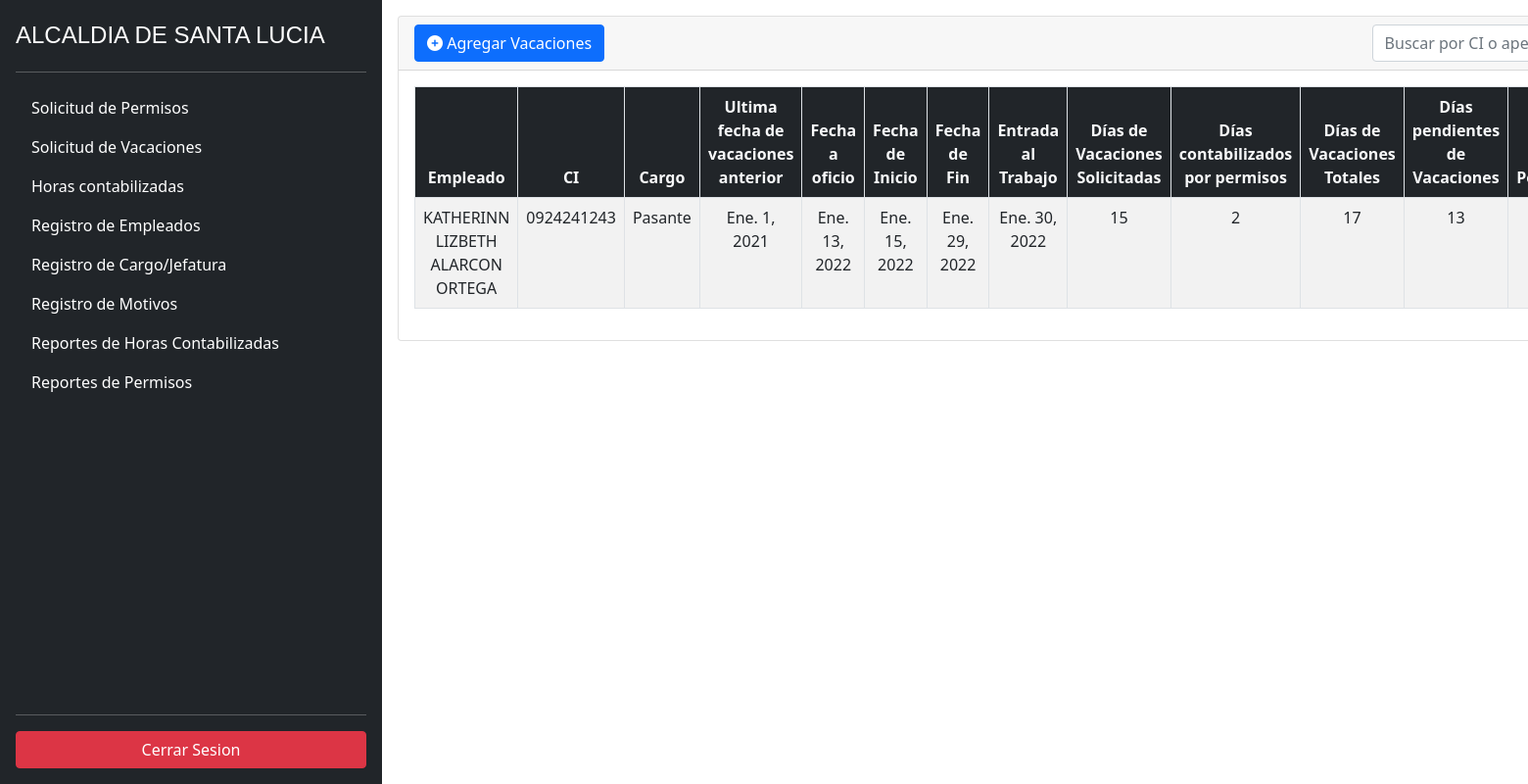
Page /holidays/ (signed in) on the committed database.
### employee/models.py (models this page shows, shortened)
class Holidays(models.Model):
    employee = models.ForeignKey(
        Employee,
        related_name='employeeHolidays',
        on_delete=models.SET_NULL,
        null=True
    )
    position = models.CharField(max_length=100)
    date_last_holidays = models.DateField(null=True, blank=True)
    date_job = models.DateField()
    date_start = models.DateField()
    date_end = models.DateField(null=True, blank=True)
    days = models.IntegerField()
    days_pending = models.IntegerField(null=True, blank=True)
    entry_work= models.DateField(null=True, blank=True)
    days_total= models.IntegerField()
    days_take = models.IntegerField(default=0)
    days_penalty = models.IntegerField(null=True, blank=True)
    period= models.CharField(max_length=100)

class Employee(models.Model):
    identification = models.CharField(max_length=13)
    name = models.CharField(max_length=60)
    lastname = models.CharField(max_length=60)
    created = models.DateTimeField(auto_now_add=True)
    updated = models.DateTimeField(auto_now=True)
    jefatura = models.ForeignKey(
        Jefatura,
        related_name='jefatura',
        on_delete=models.SET_NULL,
        null=True
    )
    state = models.BooleanField(default=True)

### employee/views.py (the view)
# urls.py: path('holidays/', login_required(HolidaysGenericView.as_view()), name="list_holidays"),
class HolidaysGenericView(ListView):
    model = Holidays
    paginate_by= 10
    template_name= 'holidays/holidays_list.html'
    context_object_name = 'holidays'
    def get_queryset(self):
       result = super(HolidaysGenericView, self).get_queryset()
       query = self.request.GET.get('search')
       if query:
           result = Holidays.objects.filter(Q(employee__identification__icontains=query)| Q(employee__lastname__icontains=query)).order_by("-date_requirement")
       else:
           result = Holidays.objects.all().order_by("-date_job")
       return result

### employee/templates/holidays/holidays_list.html (shortened to what this page needs)
{% extends 'base.html' %}
{% block sidebar %}
{% include 'sidebar.html' %}
{% endblock %}
{% block content %}
<div class="m-3">
    <div class="card">
        <div class="card-header d-flex justify-content-between align-items-center">
            <a href="{% url 'employee:new_holidays' %}" class="btn btn-primary"><i class="fa fa-plus-circle"></i>
                Agregar Vacaciones</a>
                <form method="GET" action="{% url 'employee:list_holidays' %}">
                    <div class="input-group">
                        <input type="text" class="form-control m-0" placeholder="Buscar por CI o apellido" name="search">
                    </div>
                </form>
        </div>
        <div class="card-body">
            <table class="table table-bordered table-striped">
                <thead class="bg-dark">
                    <tr class="text-center text-light">
                        <th scope="col">Empleado</th>
                        <th scope="col">CI</th>
                        <th scope="col">Cargo</th>
                        <th scope="col">Ultima fecha de vacaciones anterior</th>
                        <th scope="col">Fecha a oficio</th>
                        <th scope="col">Fecha de Inicio</th>
                        <th scope="col">Fecha de Fin</th>
                        <th scope="col">Entrada al Trabajo</th>
                        <th scope="col">Días de Vacaciones Solicitadas</th>
                        <th scope="col">Días contabilizados por permisos</th>
                        <th scope="col">Días de Vacaciones Totales</th>
                        <th scope="col">Días pendientes de Vacaciones</th>
                        <th scope="col">Periodo</th>
                    </tr>
                </thead>
                <tbody>
                    {% for holidays in holidays %}
                    <tr class="text-center">
                        <td>{{holidays.employee.name}} {{holidays.employee.lastname}}</td>
                        <td>{{holidays.employee.identification}}</td>
                        <td>{{holidays.position}}</td>
                        <td>{{holidays.date_last_holidays}}</td>
                        <td>{{holidays.date_job}}</td>
                        <td>{{holidays.date_start}}</td>
                        <td>{{holidays.date_end}}</td>
                        <td>{{holidays.entry_work}}</td>
                        <td>{{holidays.days}}</td>
                        <td>{{holidays.days_penalty}}</td>
                        <td>{{holidays.days_take}}</td>
                        <td>{{holidays.days_pending}}</td>
                        <td>{{holidays.period}}</td>
                    </tr>
                    {% endfor %}
                </tbody>
            </table>
        </div>
    </div>
</div>
{% endblock %}

### employee/static/css/style.css (style rules this page uses)
* { box-sizing: border-box; margin: 0; padding: 0; }
input, label { margin: .4rem 0; }

### rows in the picture
Holidays: employee.name "KATHERINN LIZBETH", employee.lastname "ALARCON ORTEGA", employee.identification "0924241243", position "Pasante", date_last_holidays "Ene. 1, 2021", date_job "Ene. 13, 2022", date_start "Ene. 15, 2022", date_end "Ene. 29, 2022", entry_work "Ene. 30, 2022", days "15", days_penalty "2", days_take "17", days_pending "13"
